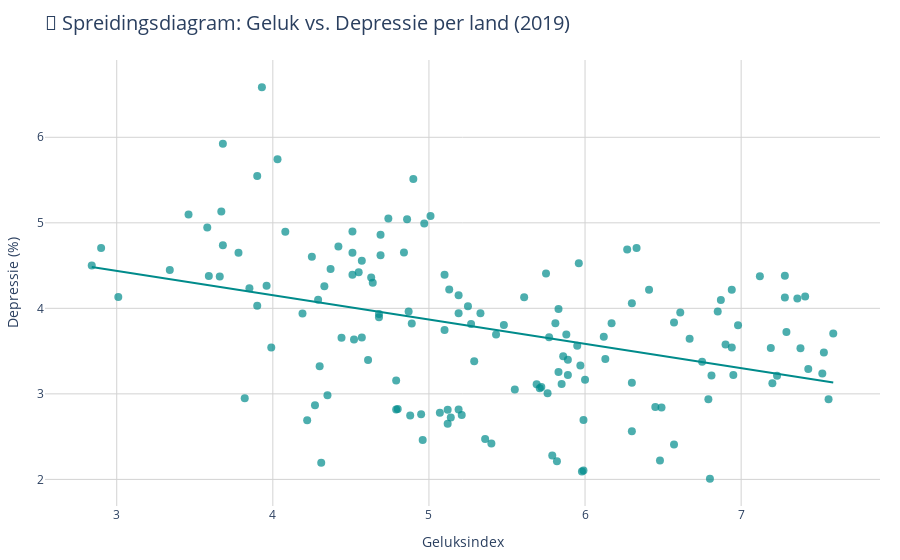

Notebook cell for this chart:
### Code cell
# 5-Spreidingsdiagram
# Verbindt geluk en depressie.

df_2019 = df[df['Year'] == 2019]

depressie_col = 'Depressive disorders (share of population) - Sex: Both - Age: Age-standardized'

depressie_klein = df_2019[['Entity', depressie_col]].rename(
    columns={'Entity': 'Country', depressie_col: 'Depressie (%)'}
)

# w_h['Happiness score'] = w_h['Happiness score'].str.replace(',', '.').astype(float)

data = pd.merge(w_h[['Country', 'Happiness score']], depressie_klein, on='Country')

fig = px.scatter(
    data,
    x='Happiness score',
    y='Depressie (%)',
    hover_name='Country',
    title='\U0001F9E0 Spreidingsdiagram: Geluk vs. Depressie per land (2019)',
    labels={
        'Happiness score': 'Geluksindex',
        'Depressie (%)': 'Depressie (%)'
    },
    trendline='ols',
    opacity=0.7
)

fig.update_traces(marker=dict(size=8, color='darkcyan'))
fig.update_layout(
    title_font=dict(size=20),
    plot_bgcolor='white',
    xaxis=dict(showgrid=True, gridcolor='lightgrey'),
    yaxis=dict(showgrid=True, gridcolor='lightgrey'),
    margin=dict(l=20, r=20, t=60, b=40)
)

fig.show()

### Figure 1 — Plotly figure (JSON) as saved in the notebook; plotly's stock layout.template omitted (floating-point values rounded to 4 significant figures; data arrays with more than 128 entries replaced by an {"elided": "..."} marker saying what was removed)
{"data": [{"hovertemplate": "<b>%{hovertext}</b><br><br>Geluksindex=%{x}<br>Depressie (%)=%{y}<extra></extra>", "hovertext": {"elided": "147 str values"}, "legendgroup": "", "marker": {"color": "darkcyan", "opacity": 0.7, "size": 8, "symbol": "circle"}, "mode": "markers", "name": "", "orientation": "v", "showlegend": false, "type": "scatter", "x": {"elided": "147 float values"}, "xaxis": "x", "y": {"elided": "147 float values"}, "yaxis": "y"}, {"hovertemplate": "<b>OLS trendline</b><br>Depressie (%) = -0.284532 * Happiness score + 5.29221<br>R<sup>2</sup>=0.148592<br><br>Geluksindex=%{x}<br>Depressie (%)=%{y} <b>(trend)</b><extra></extra>", "legendgroup": "", "marker": {"color": "darkcyan", "size": 8, "symbol": "circle"}, "mode": "lines", "name": "", "showlegend": false, "type": "scatter", "x": {"elided": "147 float values"}, "xaxis": "x", "y": {"elided": "147 float values"}, "yaxis": "y"}], "layout": {"autosize": true, "legend": {"tracegroupgap": 0}, "margin": {"b": 40, "l": 20, "r": 20, "t": 60}, "plot_bgcolor": "white", "title": {"font": {"size": 20}, "text": "🧠 Spreidingsdiagram: Geluk vs. Depressie per land (2019)"}, "xaxis": {"anchor": "y", "autorange": true, "domain": [0, 1], "gridcolor": "lightgrey", "range": [2.547, 7.883], "showgrid": true, "title": {"text": "Geluksindex"}, "type": "linear"}, "yaxis": {"anchor": "x", "autorange": true, "domain": [0, 1], "gridcolor": "lightgrey", "range": [1.634, 6.959], "showgrid": true, "title": {"text": "Depressie (%)"}, "type": "linear"}}}
